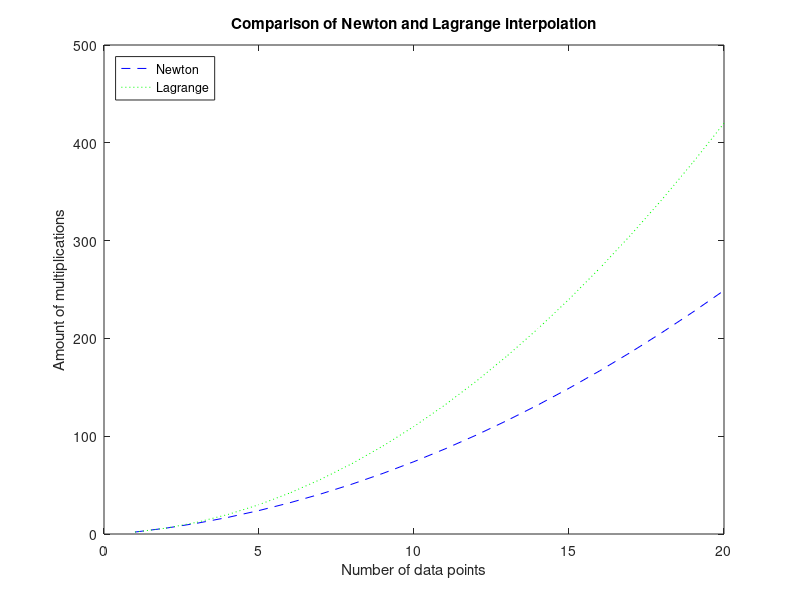

Recreate this plot in MATLAB.
data = 1:20;

newton = (data.^2 + data) ./ 2 + data.*2 - 1;
lagrange = data.^2 + data;

figure(1)
plot(data, newton, 'b--', data, lagrange, 'g:')
title('Comparison of Newton and Lagrange interpolation')
xlabel('Number of data points')
ylabel('Amount of multiplications')

legend('Newton', 'Lagrange', 'Location', 'NorthWest')

print('../plots/ex2/efficiency.png', '-dpng');